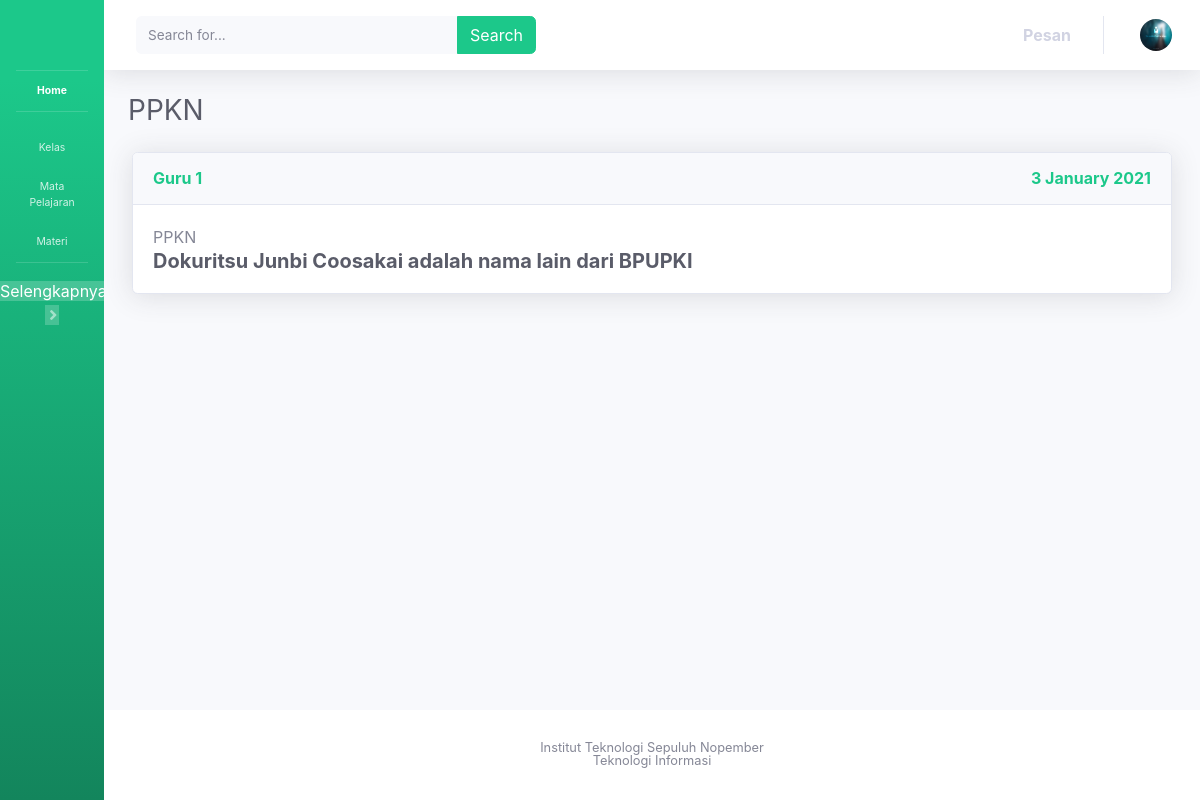
The app's page /PPKN.php with its own data.
### tables this page shows
CREATE TABLE IF NOT EXISTS `daftar_materi` (
  `id_materi` int(11) NOT NULL AUTO_INCREMENT,
  `mata_pelajaran` varchar(50) NOT NULL,
  `materi` varchar(10000) NOT NULL,
  `live` varchar(20) DEFAULT NULL,
  `pemateri` varchar(50) NOT NULL,
  `tgl_post` timestamp NOT NULL DEFAULT current_timestamp() ON UPDATE current_timestamp(),
  PRIMARY KEY (`id_materi`)
);

### PPKN.php (the view, shortened to what this page needs)
<?php
  include 'conn.php';
  $materi = "SELECT * FROM daftar_materi WHERE `mata_pelajaran`='PPKN' ORDER BY tgl_post DESC";
  $list = mysqli_query($conn, $materi);
?>
<!DOCTYPE html>
<html lang="en"><head>
  <link href="bootstrap_files/all.css" rel="stylesheet" type="text/css">
  <link href="bootstrap_files/css.css" rel="stylesheet">
  <link href="bootstrap_files/sb-admin-2.css" rel="stylesheet">
</head>
<body id="page-top" data-new-gr-c-s-check-loaded="8.867.0" class="sidebar-toggled">
  <div id="wrapper">
    <ul class="navbar-nav bg-gradient-success sidebar sidebar-dark accordion toggled" id="accordionSidebar">
      <a class="sidebar-brand d-flex align-items-center justify-content-center" href="#">
      </a>
      <hr class="sidebar-divider my-0">
      <li class="nav-item active">
        <a class="nav-link" href="#">
          <span>Home</span></a>
      </li>
      <hr class="sidebar-divider">
      <li class="nav-item">
        <a class="nav-link collapsed" href="#" target="blank">
          <span>Kelas</span>
        </a>
      </li>
      <li class="nav-item">
        <a class="nav-link collapsed" href="#" target="blank">
          <span>Mata Pelajaran</span>
        </a>
      </li>
      <li class="nav-item">
        <a class="nav-link collapsed" href="#" target="blank">
          <span>Materi</span>
        </a>
      </li>
      <hr class="sidebar-divider">
      <div class="text-center d-none d-md-inline">
        <a class="mx-my-1 px-py-1 no-arrow" style="color:white;" id="sidebarToggle"> Selengkapnya </a>
      </div>
    </ul>
    <div id="content-wrapper" class="d-flex flex-column">
      <div id="content">
        <nav class="navbar navbar-expand navbar-light bg-white topbar mb-4 static-top shadow">
          <form class="d-none d-sm-inline-block form-inline mr-auto ml-md-3 my-2 my-md-0 mw-100 navbar-search">
            <div class="input-group">
              <input type="text" class="form-control bg-light border-0 small" placeholder="Search for..." aria-label="Search" aria-describedby="basic-addon2">
              <div class="input-group-append">
                <button class="btn btn-success" type="button">
                    <a>Search</a>
                </button>
              </div>
            </div>
          </form>
          <ul class="navbar-nav ml-auto">
            <li class="nav-item dropdown no-arrow mx-1">
              <a class="nav-link dropdown-toggle" href="#" id="messagesDropdown" role="button" data-toggle="dropdown" aria-haspopup="true" aria-expanded="false">
                <strong>Pesan</strong>
              </a>
            </li>
            <li class="nav-item dropdown no-arrow">
              <a class="nav-link dropdown-toggle" href="#" id="userDropdown" role="button" data-toggle="dropdown" aria-haspopup="true" aria-expanded="false">
                <img class="img-profile rounded-circle" src="bootstrap_files/60x60.jpg">
              </a>
            </li>
          </ul>
        </nav>
        <div class="container-fluid">
          <div class="d-sm-flex align-items-center justify-content-between mb-4">
            <h1 class="h3 mb-0 text-gray-800">PPKN</h1>
          </div>
          <?php foreach($list as $lit) :?>
            <div class="card shadow mb-4 mx-1">
              <div class="card-header py-3 d-flex flex-row align-items-center justify-content-between">
                <h6 class="m-0 font-weight-bold text-success"> <?=  $lit['pemateri'] ?> </h6>
                <h6 class="m-0 font-weight-bold text-success">
                    <?php
                      $tanggal = date('j F Y', strtotime($lit['tgl_post']));
                      echo $tanggal;
                    ?>
                 </h6>
              </div>
              <div class="card-body">
                <a class="mb-3"> <?=  $lit['mata_pelajaran'] ?> </a>
                <p class="h5 mb-0 font-weight-bold text-gray-800"> <?=  $lit['materi'] ?> </p>
              </div>
            </div>
        <?php endforeach;?>
        </div>
      </div>
      <footer class="sticky-footer bg-white">
        <div class="container my-auto">
          <div class="copyright text-center my-auto">
            <span>Institut Teknologi Sepuluh Nopember</span><br>
            <span>Teknologi Informasi</span>
          </div>
        </div>
      </footer>
    </div>
  </div>
</body></html>

### records on screen
daftar_materi: pemateri "Guru 1", tgl_post "3 January 2021", mata_pelajaran "PPKN", materi "Dokuritsu Junbi Coosakai adalah nama lain dari BPUPKI"
